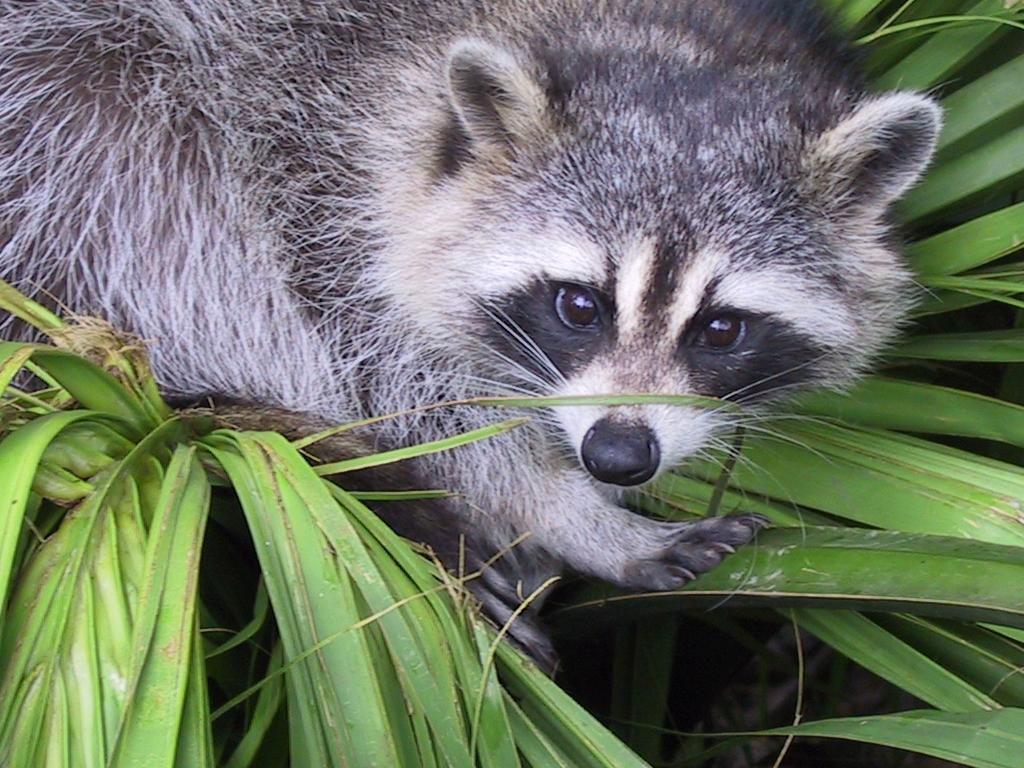
#> input picture D01/ex04/animal.jpeg, 1024 x 768 px
$ python rotate.py
#> lines starting #> are read from the running program, lines starting #| are printed output that depends on the picture
### D01/ex03/load_image.py
import PIL as PIL
from PIL import Image
import numpy as np


def ft_load(path: str) -> np.array:
    """
        Loads an image, prints its format and its pixel content in RGB format
    """
#> called with path = 'animal.jpeg'
    # convert the PIL.Image.Image object into an 8-bit (dtype=uint8) numpy
    # array.
    try:
        img = np.asarray(Image.open(path))
#> img is the input picture: shape (768, 1024, 3); mean R, G, B 110.7, 117.7, 102.1
        print("The shape of the image is " + str(np.shape(img)))
#| The shape of the image is (768, 1024, 3)
#> (printed output is left out)
#| Y = 768
#| X = 1024
#| Number of channels = 3
        return img
    except FileNotFoundError as fnfe:
        print(f"FileNotFoundError: {fnfe}")
    except AttributeError as ae:
        print(f"AttributeError: {ae}")
    except PermissionError as pe:
        print(f"PermissionError: {pe}")
    except PIL.UnidentifiedImageError as ui:
        print(f"Unvalid file format: {ui}")
    return []

### D01/ex04/rotate.py
from load_image import ft_load

import matplotlib.pyplot as plt
import numpy as np


def rbg_to_gray(img):
    """
        Dot product on 3 channels to produce gray scale
        -> requires 'cmap=grey' in plot function
    """
    grayImage = np.dot(img[..., :3], [0.299, 0.587, 0.114])
    return grayImage


def cut_grey_image(
    img: np.array, startY: int, startX: int, squareSize: int
) -> np.array:
    """
        Cuts image from start x and y with given squareSize
    """
#> called with startY = 50, startX = 400, squareSize = 400
    zoomedImg = img[
        startY: startY + squareSize,
        startX: startX + squareSize,
    ]
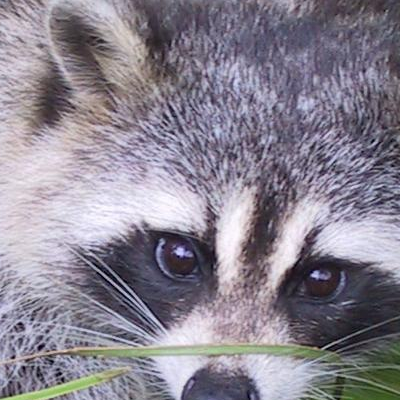
#> zoomedImg: shape (400, 400, 3); mean R, G, B 137.8, 132.1, 144.8
    grayImage = rbg_to_gray(zoomedImg)
#> in rbg_to_gray, `grayImage = np.dot(img[..., :3], [0.299, 0.587, 0.114])`:
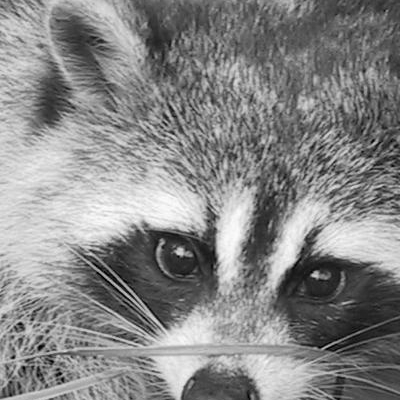
#> grayImage: shape (400, 400) float64; min 0.228, max 253.2, mean 135.2
    return grayImage


def ft_transpose(img: np.array) -> np.array:
    """
        Transposes input array to produce a new array
    """

    rows, cols = img.shape
#> rows = 400; cols = 400
    transposed_array = np.empty((cols, rows), dtype=img.dtype)
    for i in range(rows):
        for j in range(cols):
            transposed_array[j, i] = img[i, j]
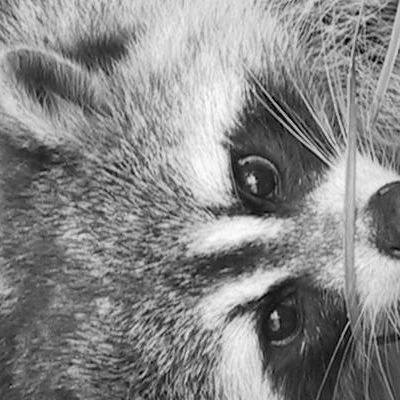
#> transposed_array: shape (400, 400) float64; min 0.228, max 253.2, mean 135.2
    return transposed_array


def main():
    img = ft_load("animal.jpeg")
    if len(img) == 0:
        print("ft_load failed")
        return
    print(img)
    print(f"Y = {np.shape(img)[0]}")
    print(f"X = {np.shape(img)[1]}")
    print(f"Number of channels = {np.shape(img)[2]}")
    cut_image = cut_grey_image(img, 50, 400, 400)
    transpose_image = ft_transpose(cut_image)
    # print(transpose_image)
    print(f"New shape after transpose = {np.shape(transpose_image)}")
#| New shape after transpose = (400, 400)
    plt.imshow(transpose_image, cmap='gray', vmin=0, vmax=255)
    print(transpose_image)
#> (printed output is left out)
    plt.show()


if __name__ == "__main__":
    main()
